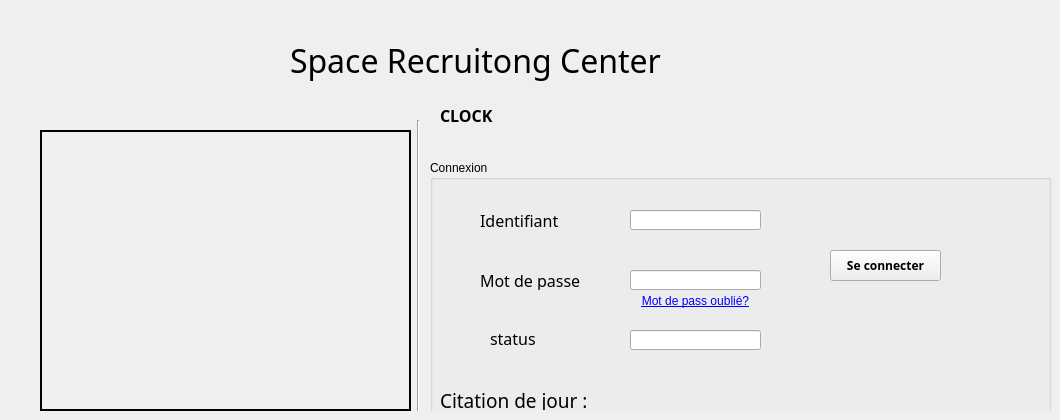
      <widget class="QWidget" name="page_11">
       <property name="styleSheet">
        <string notr="true"/>
       </property>
       <widget class="QStackedWidget" name="mp_oublier">
        <property name="geometry">
         <rect>
          <x>40</x>
          <y>40</y>
          <width>1011</width>
          <height>371</height>
         </rect>
        </property>
        <property name="currentIndex">
         <number>0</number>
        </property>
        <widget class="QWidget" name="page_12">
         <widget class="QLabel" name="label_63">
          <property name="geometry">
           <rect>
            <x>250</x>
            <y>0</y>
            <width>401</width>
            <height>41</height>
           </rect>
          </property>
          <property name="font">
           <font>
            <family>Rockwell Nova Cond</family>
            <pointsize>24</pointsize>
            <weight>50</weight>
            <bold>false</bold>
           </font>
          </property>
          <property name="text">
           <string>Space Recruitong Center</string>
          </property>
         </widget>
         <widget class="QLabel" name="label_68">
          <property name="geometry">
           <rect>
            <x>0</x>
            <y>90</y>
            <width>371</width>
            <height>281</height>
           </rect>
          </property>
          <property name="frameShape">
           <enum>QFrame::WinPanel</enum>
          </property>
          <property name="frameShadow">
           <enum>QFrame::Plain</enum>
          </property>
          <property name="text">
           <string/>
          </property>
          <property name="pixmap">
           <pixmap resource="img.qrc">:/logo.jpg</pixmap>
          </property>
          <property name="scaledContents">
           <bool>true</bool>
          </property>
         </widget>
         <widget class="Line" name="line_2">
          <property name="geometry">
           <rect>
            <x>370</x>
            <y>80</y>
            <width>16</width>
            <height>431</height>
           </rect>
          </property>
          <property name="orientation">
           <enum>Qt::Vertical</enum>
          </property>
         </widget>
         <widget class="QGroupBox" name="groupBox_9">
          <property name="geometry">
           <rect>
            <x>390</x>
            <y>120</y>
            <width>621</width>
            <height>351</height>
           </rect>
          </property>
          <property name="title">
           <string>Connexion</string>
          </property>
          <widget class="QLineEdit" name="id_con">
           <property name="geometry">
            <rect>
             <x>200</x>
             <y>50</y>
             <width>131</width>
             <height>20</height>
            </rect>
           </property>
          </widget>
          <widget class="QLineEdit" name="pass_con">
           <property name="geometry">
            <rect>
             <x>200</x>
             <y>110</y>
             <width>131</width>
             <height>20</height>
            </rect>
           </property>
          </widget>
          <widget class="QPushButton" name="seconnecter">
           <property name="geometry">
            <rect>
             <x>400</x>
             <y>90</y>
             <width>111</width>
             <height>31</height>
            </rect>
           </property>
           <property name="font">
            <font>
             <family>Neue Haas Grotesk Text Pro Medi</family>
             <weight>75</weight>
             <bold>true</bold>
            </font>
           </property>
           <property name="text">
            <string>Se connecter</string>
           </property>
          </widget>
          <widget class="QLabel" name="label_61">
           <property name="geometry">
            <rect>
             <x>50</x>
             <y>50</y>
             <width>111</width>
             <height>20</height>
            </rect>
           </property>
           <property name="font">
            <font>
             <family>Neue Haas Grotesk Text Pro Medi</family>
             <pointsize>12</pointsize>
             <weight>50</weight>
             <bold>false</bold>
            </font>
           </property>
           <property name="text">
            <string>Identifiant</string>
           </property>
          </widget>
          <widget class="QPushButton" name="pushButton_passwordforgot">
           <property name="geometry">
            <rect>
             <x>180</x>
             <y>130</y>
             <width>171</width>
             <height>21</height>
            </rect>
           </property>
           <property name="cursor">
            <cursorShape>PointingHandCursor</cursorShape>
           </property>
           <property name="styleSheet">
            <string notr="true">border-radius:15px 10px 15px 10px;
text-decoration: underline;
font: 14pt &quot;Gabriola&quot;;
color: rgb(0, 0, 255);
</string>
           </property>
           <property name="text">
            <string>Mot de pass oublié?</string>
           </property>
          </widget>
          <widget class="QLabel" name="citation">
           <property name="geometry">
            <rect>
             <x>10</x>
             <y>230</y>
             <width>571</width>
             <height>20</height>
            </rect>
           </property>
           <property name="font">
            <font>
             <family>Neue Haas Grotesk Text Pro Medi</family>
             <pointsize>14</pointsize>
             <weight>50</weight>
             <bold>false</bold>
            </font>
           </property>
           <property name="text">
            <string>Citation de jour : </string>
           </property>
          </widget>
          <widget class="QLabel" name="label_62">
           <property name="geometry">
            <rect>
             <x>50</x>
             <y>110</y>
             <width>131</width>
             <height>20</height>
            </rect>
           </property>
           <property name="font">
            <font>
             <family>Neue Haas Grotesk Text Pro Medi</family>
             <pointsize>12</pointsize>
             <weight>50</weight>
             <bold>false</bold>
            </font>
           </property>
           <property name="text">
            <string>Mot de passe</string>
           </property>
          </widget>
          <widget class="QLabel" name="label_67">
           <property name="geometry">
            <rect>
             <x>430</x>
             <y>130</y>
             <width>101</width>
             <height>71</height>
            </rect>
           </property>
           <property name="text">
            <string/>
           </property>
           <property name="pixmap">
            <pixmap resource="img.qrc">:/users.png</pixmap>
           </property>
           <property name="scaledContents">
            <bool>true</bool>
           </property>
           <property name="wordWrap">
            <bool>false</bool>
           </property>
           <property name="openExternalLinks">
            <bool>false</bool>
           </property>
          </widget>
          <widget class="QLabel" name="label_101">
           <property name="geometry">
            <rect>
             <x>60</x>
             <y>170</y>
             <width>71</width>
             <height>16</height>
            </rect>
           </property>
           <property name="font">
            <font>
             <family>Neue Haas Grotesk Text Pro Medi</family>
             <pointsize>12</pointsize>
             <weight>50</weight>
             <bold>false</bold>
            </font>
           </property>
           <property name="text">
            <string>status</string>
           </property>
          </widget>
          <widget class="QLineEdit" name="statu">
           <property name="geometry">
            <rect>
             <x>200</x>
             <y>170</y>
             <width>131</width>
             <height>20</height>
            </rect>
           </property>
          </widget>
         </widget>
         <widget class="QLabel" name="digital_clock">
          <property name="geometry">
           <rect>
            <x>400</x>
            <y>40</y>
            <width>421</width>
            <height>71</height>
           </rect>
          </property>
          <property name="font">
           <font>
            <family>Agency FB</family>
            <pointsize>12</pointsize>
            <weight>75</weight>
            <bold>true</bold>
           </font>
          </property>
          <property name="text">
           <string>CLOCK</string>
          </property>
         </widget>
        </widget>
       </widget>
      </widget>
